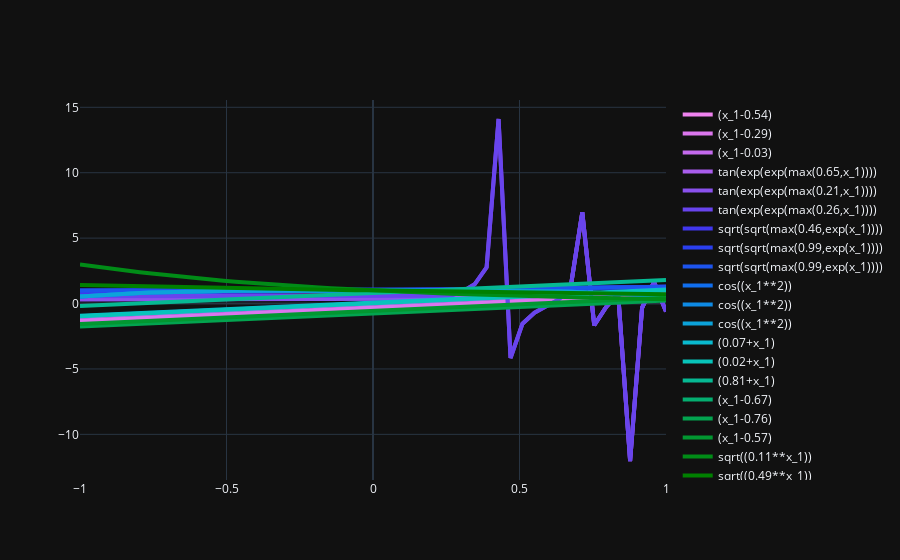

The code cell stored with this chart in its notebook:
### Code cell
%reload_ext autoreload
from src.evaluation import plot_functions

fig = plot_functions(
    equations=equations[:20],
    constants=constants[:20],
    values=values[:20],
    is_function=is_function,
    is_operator=is_operator,
)
